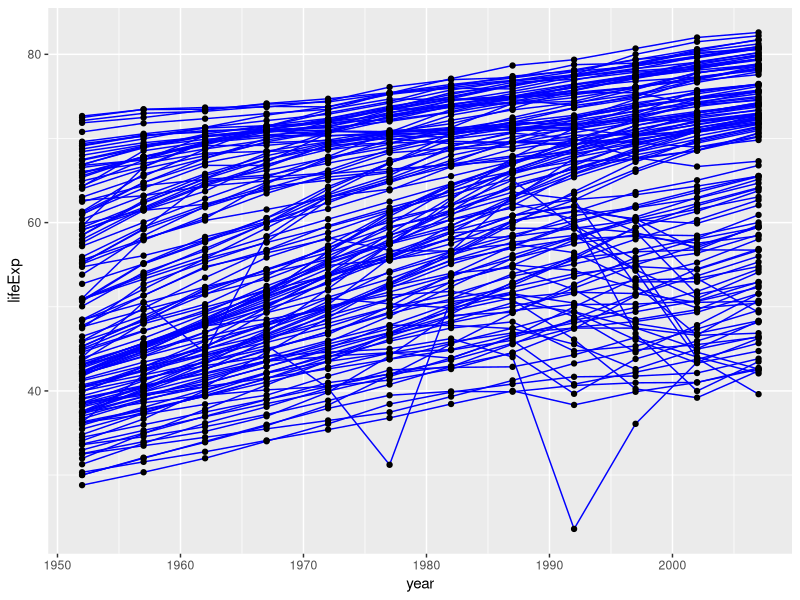

This figure's R source:
## ---- chunk 1
gapminder <- read.table("gapminder.txt", header = TRUE)
head(gapminder)
## ---- chunk 2
library(ggplot2)
ggplot(data = gapminder, aes(x = year, y = lifeExp, by = country)) + 
  geom_line(color = 'blue') +
  geom_point()
